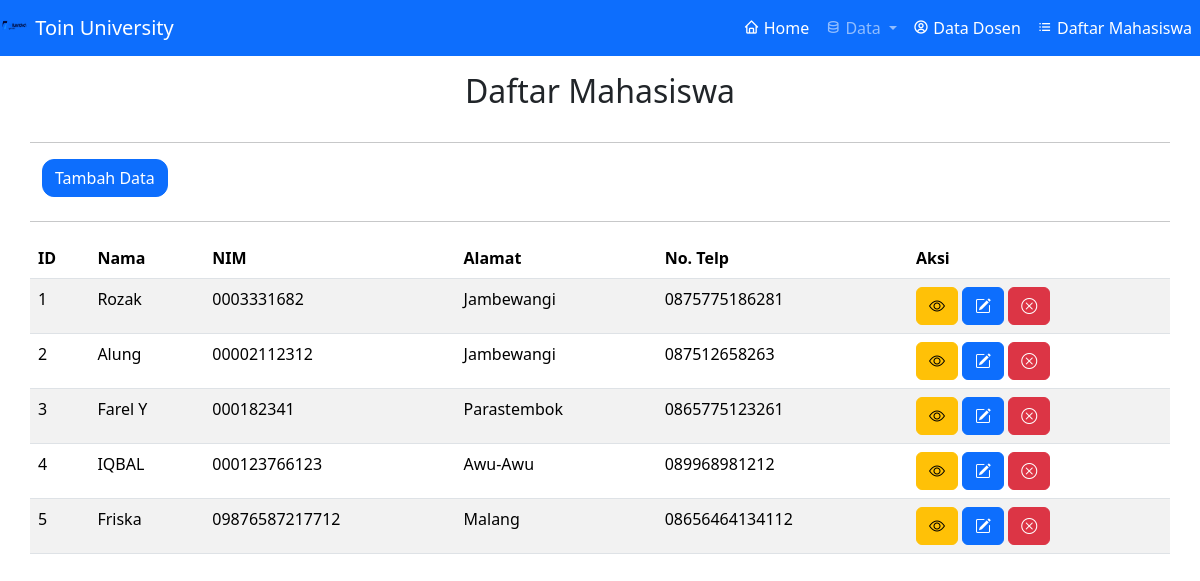
The app's page /crud_info_pribadi/index.php with its own data.
### tables this page shows
CREATE TABLE `info_pribadi` (
  `id` int NOT NULL,
  `nama` varchar(255) NOT NULL,
  `Nim` varchar(20) NOT NULL,
  `alamat` varchar(255) NOT NULL,
  `no_telp` varchar(20) NOT NULL
);

### crud_info_pribadi/index.php (the view, shortened to what this page needs)
<?php
require '../layouts/navbar.php';
require_once __DIR__ . '/../db.php';
$query = mysqli_query($conn, "SELECT * FROM info_pribadi");
?>
<!DOCTYPE html>
<html lang="en">
<head>
  <link href="https://cdn.jsdelivr.net/npm/bootstrap@5.3.3/dist/css/bootstrap.min.css" rel="stylesheet">
  <link rel="stylesheet" href="https://unpkg.com/boxicons@2.1.4/dist/boxicons.css">
</head>
<body>
  <div class="container">
    <div class="row mt-3">
      <div class="text-center">
        <h2>Daftar Mahasiswa</h2>
      </div>
    </div>
    <div class="row mt-4">
      <hr>
      <div class="col">
        <a href="create.php" class="btn btn-primary hover">Tambah Data</a>
      </div>
      <hr class="mt-4">
      <table class="table table-striped" id="datatable">
        <thead class="thead-dark">
          <tr>
            <th>ID</th>
            <th>Nama</th>
            <th>NIM</th>
            <th>Alamat</th>
            <th>No. Telp</th>
            <th>Aksi</th>
          </tr>
        </thead>
        <tbody>
          <?php
          $id = 1;
          while ($row = mysqli_fetch_array($query)) {
          ?>
            <tr>
              <td><?= $id ?></td>
              <td><?= htmlspecialchars($row['nama']) ?></td>
              <td><?= htmlspecialchars($row['Nim']) ?></td>
              <td><?= htmlspecialchars($row['alamat']) ?></td>
              <td><?= htmlspecialchars($row['no_telp']) ?></td>
              <td>
                <a href="eye.php?id=<?= htmlspecialchars($row['id']) ?>" class="btn btn-warning"><i class="bi bi-eye"></i></a>
                <a href="edit.php?id=<?= htmlspecialchars($row['id']) ?>" class="btn btn-primary"><i class="bi bi-pencil-square"></i></a>
                <a href="delete.php?id=<?= htmlspecialchars($row['id']) ?>" class="btn btn-danger"><i class="bi bi-x-circle"></i></a>
              </td>
            </tr>
          <?php
            $id++;
          }
          ?>
        </tbody>
      </table>
    </div>
  </div>
</body>
</html>

### crud_info_pribadi/index.php (style rules this page uses)
.hover { border-radius: 12px; }

### records on screen
info_pribadi: nama "Rozak", Nim "0003331682", alamat "Jambewangi", no_telp "0875775186281"
info_pribadi: nama "Alung", Nim "00002112312", alamat "Jambewangi", no_telp "087512658263"
info_pribadi: nama "Farel Y", Nim "000182341", alamat "Parastembok", no_telp "0865775123261"
info_pribadi: nama "IQBAL", Nim "000123766123", alamat "Awu-Awu", no_telp "089968981212"
info_pribadi: nama "Friska", Nim "09876587217712", alamat "Malang", no_telp "08656464134112"
